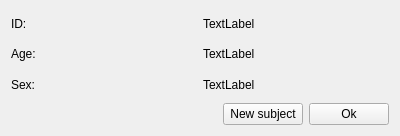
<?xml version="1.0" encoding="UTF-8"?>
<ui version="4.0">
 <class>Details</class>
 <widget class="QWidget" name="Details">
  <property name="geometry">
   <rect>
    <x>0</x>
    <y>0</y>
    <width>400</width>
    <height>136</height>
   </rect>
  </property>
  <property name="windowTitle">
   <string>Details</string>
  </property>
  <layout class="QVBoxLayout" name="verticalLayout">
   <item>
    <layout class="QGridLayout" name="gridLayout">
     <item row="1" column="0">
      <widget class="QLabel" name="label_2">
       <property name="text">
        <string>Age:</string>
       </property>
      </widget>
     </item>
     <item row="1" column="1">
      <widget class="QLabel" name="ageLabel">
       <property name="text">
        <string>TextLabel</string>
       </property>
      </widget>
     </item>
     <item row="2" column="0">
      <widget class="QLabel" name="label_3">
       <property name="text">
        <string>Sex:</string>
       </property>
      </widget>
     </item>
     <item row="0" column="1">
      <widget class="QLabel" name="subjectIdLabel">
       <property name="text">
        <string>TextLabel</string>
       </property>
      </widget>
     </item>
     <item row="2" column="1">
      <widget class="QLabel" name="sexLabel">
       <property name="text">
        <string>TextLabel</string>
       </property>
      </widget>
     </item>
     <item row="0" column="0">
      <widget class="QLabel" name="label">
       <property name="text">
        <string>ID:</string>
       </property>
      </widget>
     </item>
    </layout>
   </item>
   <item>
    <layout class="QHBoxLayout" name="horizontalLayout">
     <item>
      <spacer name="horizontalSpacer">
       <property name="orientation">
        <enum>Qt::Horizontal</enum>
       </property>
       <property name="sizeHint" stdset="0">
        <size>
         <width>40</width>
         <height>20</height>
        </size>
       </property>
      </spacer>
     </item>
     <item>
      <widget class="QPushButton" name="definePersonButton">
       <property name="text">
        <string>New subject</string>
       </property>
      </widget>
     </item>
     <item>
      <widget class="QPushButton" name="okButton">
       <property name="text">
        <string>Ok</string>
       </property>
      </widget>
     </item>
    </layout>
   </item>
  </layout>
 </widget>
 <resources/>
 <connections/>
</ui>
